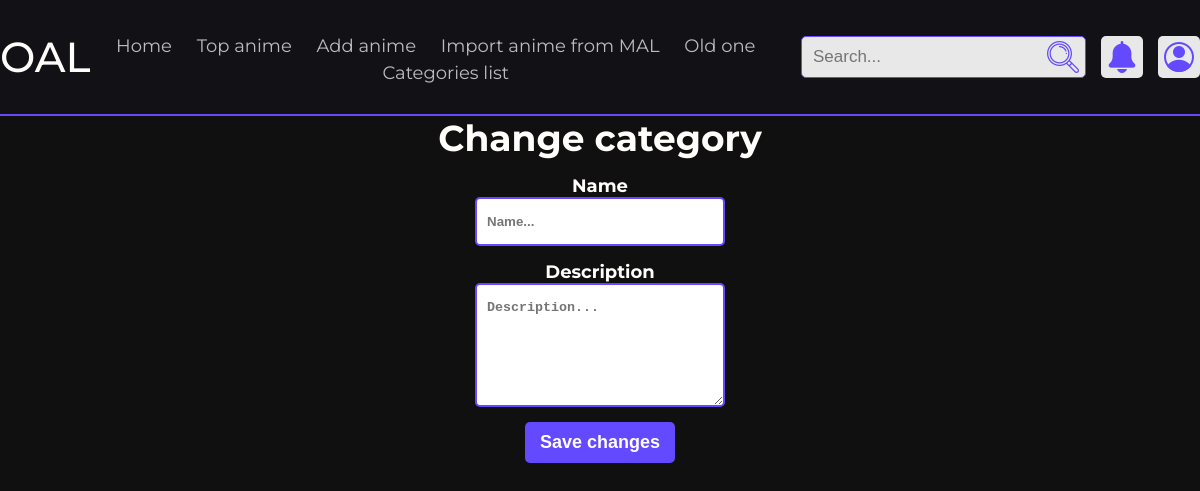
/new_category_change/0, run on an earlier commit of the app's database.
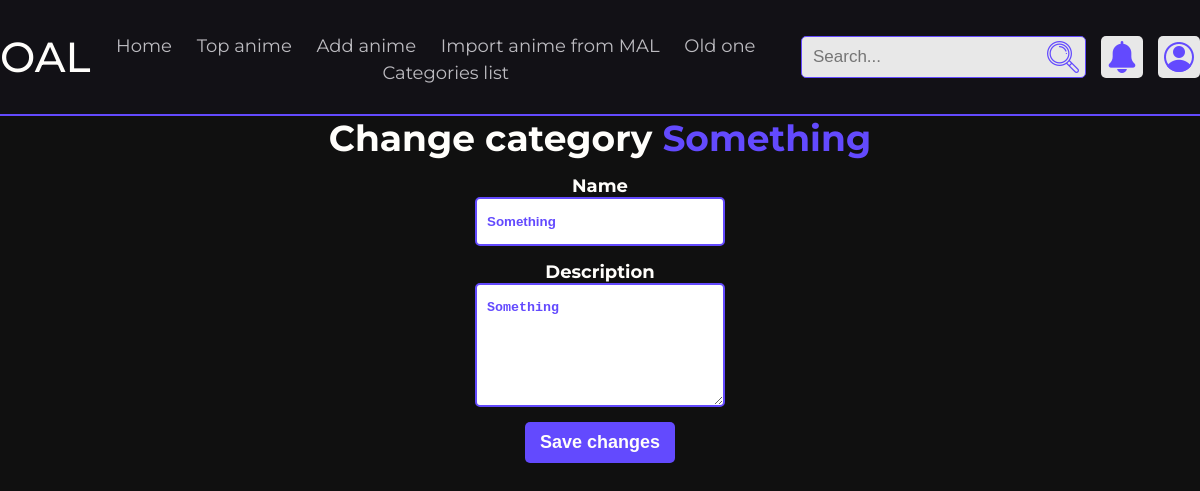
And on a later commit of the database.
### site_package/models.py (models this page shows, shortened)
class AnimeCategory(db.Model):
    __tablename__ = "category"
    id = db.Column(db.Integer(), primary_key=True)
    name = db.Column(db.String(length=40), nullable=False, unique=True)
    description = db.Column(db.String(length=2000), nullable=True)

### site_package/routes.py (the view, shortened to what this page needs)
@app.route('/new_category_change/<int:cat_id>', methods=['GET', 'POST'])
def new_category_change(cat_id):
    category = AnimeCategory.query.get(cat_id)
    form = CategoryForm(name=category.name, description=category.description)
    context = {
        'title': f'Change {category.name} Category',
        'category': category,
        'form': form,
    }
    return render_template('new_category_change.html', **context)

### site_package/forms.py
class CategoryForm(FlaskForm):
    name = StringField(label="Name", validators=[DataRequired()])
    description = TextAreaField(label="Description")
    submit = SubmitField()

### site_package/templates/new_category_change.html (shortened to what this page needs)
{% extends "new_base.html" %}
{% block content %}
{{ super() }}
<div class="container text_align_center">
    <form method="POST" class="form">
        <h1>Change category <span class="secondary_color">{{ category.name }}</span></h1>
        <p class="form__block">
            {{ form.name.label(class="") }}
            {{ form.name(placeholder="Name...") }}
        </p>
        <p class="form__block">
            {{ form.description.label(class="") }}
            {{ form.description(rows=6, maxlength=750, placeholder="Description...") }}
        </p>
        {{ form.submit(value="Save changes", class="form__submit button") }}
    </form>
</div>
{% endblock %}

What changed in the data, as far as the page shows it:
now on this page (row edited): AnimeCategory: name "Something", description "Something"
